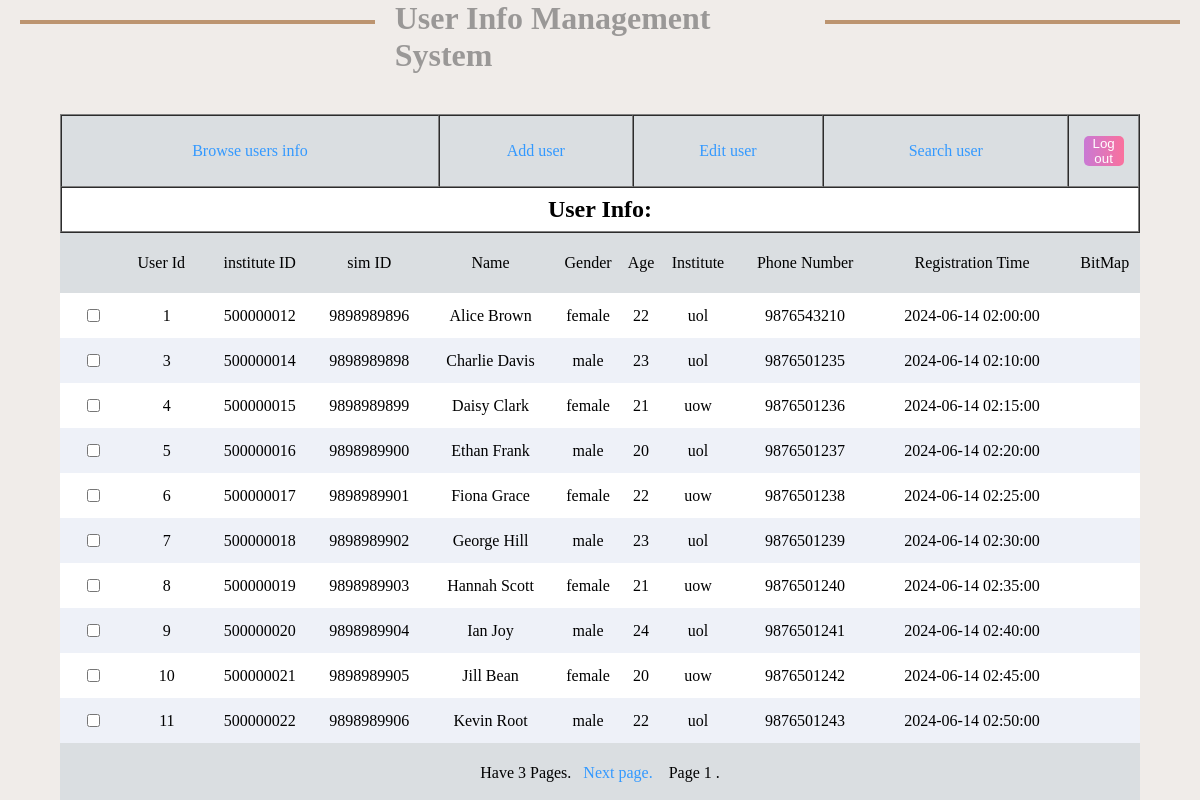
/Boundary/viewUsersView.php (signed in), run on the app's committed database.
### tables this page shows
CREATE TABLE `users` (
  `id` int(11) NOT NULL,
  `instituteID` varchar(20) NOT NULL,
  `simID` varchar(20) NOT NULL DEFAULT '',
  `name` varchar(30) NOT NULL,
  `gender` varchar(10) NOT NULL,
  `age` int(11) NOT NULL,
  `institute` varchar(15) NOT NULL,
  `phone_number` char(11) NOT NULL,
  `time` timestamp NOT NULL DEFAULT current_timestamp() ON UPDATE current_timestamp(),
  `bitmap` varchar(255) DEFAULT NULL
);

### DBConfig/DataBase.php (called while the page is built, shortened)
<?php
class DataBase
{
    public $db = null;
    public function __construct()
    {
        $this->db = new mysqli(config::DB_HOST , config::DB_USERNAME , config::DB_PASSWORD , config::DB_DATABASE);
        return $this->db;
    }
    public function queryAll($query = '')
    {
        $stmt = $this->db->prepare($query);
        $stmt->execute();
        $result = $stmt->get_result();
        return $result->fetch_all(MYSQLI_ASSOC);
    }
}

### Controllers/viewUsersController.php (called while the page is built, shortened)
<?php
require_once APP_ROOT . '/Entity/User.php';
class viewUsersController
{
    private $user;
    public function __construct()
    {
        $this->user = new User();
    }
    public function getUsers()
    {
        return $this->user->getUsers();
    }
    public function getTotalRows()
    {
        return $this->user->getTotalTows();
    }
    public function getLimitUsers($start, $limit)
    {
        return $this->user->getLimitUsers($start, $limit);
    }
}

### Entity/EntityCommon.php (called while the page is built, shortened)
<?php
require_once  '../DBConfig/DataBase.php';
class EntityCommon
{
    public function __construct() {
        $this->db = new DataBase();
    }
}

### Entity/User.php (called while the page is built, shortened)
<?php
require_once  'EntityCommon.php';
class User extends EntityCommon
{
    public function getUsers()
    {
        $sql = <<<SQL
SELECT * FROM `users`
SQL;
        return $this->db->queryAll($sql);
    }
    public function getTotalTows() {
        $sql = <<<SQL
SELECT COUNT(*) FROM `users`
SQL;
        $result = $this->db->queryAll($sql);
        return $result[0]["COUNT(*)"];
    }
    public function getLimitUsers($start, $limit) {
        $sql = <<<SQL
SELECT * FROM `users` LIMIT {$start}, {$limit}
SQL;
        return $this->db->queryAll($sql);
    }
}

### Boundary/viewUsersView.php (the view, shortened to what this page needs)
<?php
include_once APP_ROOT . '/Controllers/viewUsersController.php';
$EditUserController = new viewUsersController();
$result = $EditUserController->getUsers();
$totalRows = $EditUserController->getTotalRows();
$pageSize = 10;
if($totalRows%$pageSize == 0){
    $maxPage = (int)($totalRows/$pageSize);
}else{
    $maxPage = (int)($totalRows/$pageSize)+1;
}
if(isset($_GET['curPage'])){
    $page = $_GET['curPage'];
}else{
    $page = 1;
}
$start = $pageSize*($page-1);
$displayPage = $EditUserController->getLimitUsers($start,$pageSize);
?>
<!DOCTYPE html PUBLIC "-//W3C//DTD XHTML 1.0 Transitional//EN" "http://www.w3.org/TR/xhtml1/DTD/xhtml1-transitional.dtd">
<html xmlns="http://www.w3.org/1999/xhtml">
<head>
    <link rel="stylesheet" href="../static/css/viewUsers.css">
</head>
<body>
<?php
if(isset($_SESSION["userName"])){
    ?>
    <div>
        <header>
            <hr/>
            <h1>User Info Management System</h1>
            <hr/>
        </header>
        <main>
            <table width="900" border="1" align="center">
                <tr>
                    <td><a href="viewUsersView.php">Browse users info</a></td>
                    <td><a href="addUserVIew.php">Add user</a></td>
                    <td><a href="editUserPageView.php">Edit user</a></td>
                    <td><a href="searchUserView.php">Search user</a></td>
                    <td><a href="logOutView.php"><button class="buttons" type="button">Log out</button></a></td>
                </tr>
                <tr>
                    <td colspan="7"><h2>User Info: </h2></td>
                </tr>
            </table>
            <table>
                <tbody>
                <tr id="thead">
                    <td class="d" colspan="2" align="center">User Id</td>
                    <td>institute ID</td>
                    <td>sim ID</td>
                    <td>Name</td>
                    <td>Gender</td>
                    <td>Age</td>
                    <td>Institute</td>
                    <td>Phone Number</td>
                    <td>Registration Time</td>
                    <td>BitMap</td>
                </tr>
                <?php
                foreach ($displayPage as $user){
                ?>
                    <tr>
                        <td><input type="checkbox"></td>
                        <td><?php echo $user["id"] ?></td>
                        <td><?php echo $user["instituteID"] ?></td>
                        <td><?php echo $user["simID"] ?></td>
                        <td><?php echo $user["name"] ?></td>
                        <td><?php echo $user["gender"] ?></td>
                        <td><?php echo $user["age"] ?></td>
                        <td><?php echo $user["institute"] ?></td>
                        <td><?php echo $user["phone_number"] ?></td>
                        <td><?php echo $user["time"] ?></td>
                        <td><?php echo $user["bitmap"] ?></td>
                    </tr>
                <?php
                }
                ?>
                </tbody>
            </table>
        </main>
        <table align="center"><tr><td>
                    <?php
                    echo "<p>Have $maxPage Pages. &nbsp;&nbsp;";
                    if ($page < $maxPage) {
                        $nextPage = $page + 1;
                        echo "<a href='?curPage=$nextPage'>Next page.</a>&nbsp;&nbsp;";
                    }
                    echo "&nbsp;&nbsp;Page $page . </p>";
                    ?>
                </td></tr>
        </table>
    </div>
    <?php
}else{
    echo "<script>alert('You have not logged in, please log in and come back.');location.href='../index.php';</script>";
}
?>
</body>
</html>

### static/css/viewUsers.css (style rules this page uses)
* { margin: 0; padding: 0; }
a:link { color:#39F; text-decoration:none; }
body { background-color: #f0ece9; height: 800px; }
header { display: flex; flex-flow: row nowrap; justify-content: space-between; }
header h1 { color: #9a9897; }
header hr { margin: 20px 20px 0; background-color: #bc9470; border: 2px solid #bc9470; width: 30%; height: 0; }
main button { margin: 20px 5px; width: 38px; height: 35px; color: white; }
main button.buttons { width: 40px; height: 30px; border: none; margin-left: -10px; margin-right: -10px; color: white; text-align: center; background-image: linear-gradient(to right, #c979d4,#fa719d); border-radius: 5px; }
table { margin: 0 auto; width: 90%; text-align: center; border-spacing: 0; }
table tbody tr:first-of-type { background-color: #dadee1 !important; height: 60px; }
table tbody tr { height: 45px; }
table tbody tr:nth-child(odd) { background-color: #eef1f8; }
table tbody tr:nth-child(even) { background-color: #ffffff; }
table tbody tr td.d { padding-left: 55px; }

### data on the page
users: id "1", instituteID "500000012", simID "9898989896", name "Alice Brown", gender "female", age "22", institute "uol", phone_number "9876543210", time "2024-06-14 02:00:00"
users: id "3", instituteID "500000014", simID "9898989898", name "Charlie Davis", gender "male", age "23", institute "uol", phone_number "9876501235", time "2024-06-14 02:10:00"
users: id "4", instituteID "500000015", simID "9898989899", name "Daisy Clark", gender "female", age "21", institute "uow", phone_number "9876501236", time "2024-06-14 02:15:00"
users: id "5", instituteID "500000016", simID "9898989900", name "Ethan Frank", gender "male", age "20", institute "uol", phone_number "9876501237", time "2024-06-14 02:20:00"
users: id "6", instituteID "500000017", simID "9898989901", name "Fiona Grace", gender "female", age "22", institute "uow", phone_number "9876501238", time "2024-06-14 02:25:00"
users: id "7", instituteID "500000018", simID "9898989902", name "George Hill", gender "male", age "23", institute "uol", phone_number "9876501239", time "2024-06-14 02:30:00"
users: id "8", instituteID "500000019", simID "9898989903", name "Hannah Scott", gender "female", age "21", institute "uow", phone_number "9876501240", time "2024-06-14 02:35:00"
users: id "9", instituteID "500000020", simID "9898989904", name "Ian Joy", gender "male", age "24", institute "uol", phone_number "9876501241", time "2024-06-14 02:40:00"
users: id "10", instituteID "500000021", simID "9898989905", name "Jill Bean", gender "female", age "20", institute "uow", phone_number "9876501242", time "2024-06-14 02:45:00"
users: id "11", instituteID "500000022", simID "9898989906", name "Kevin Root", gender "male", age "22", institute "uol", phone_number "9876501243", time "2024-06-14 02:50:00"

### other printed values
$maxPage "3"
$page "1"
